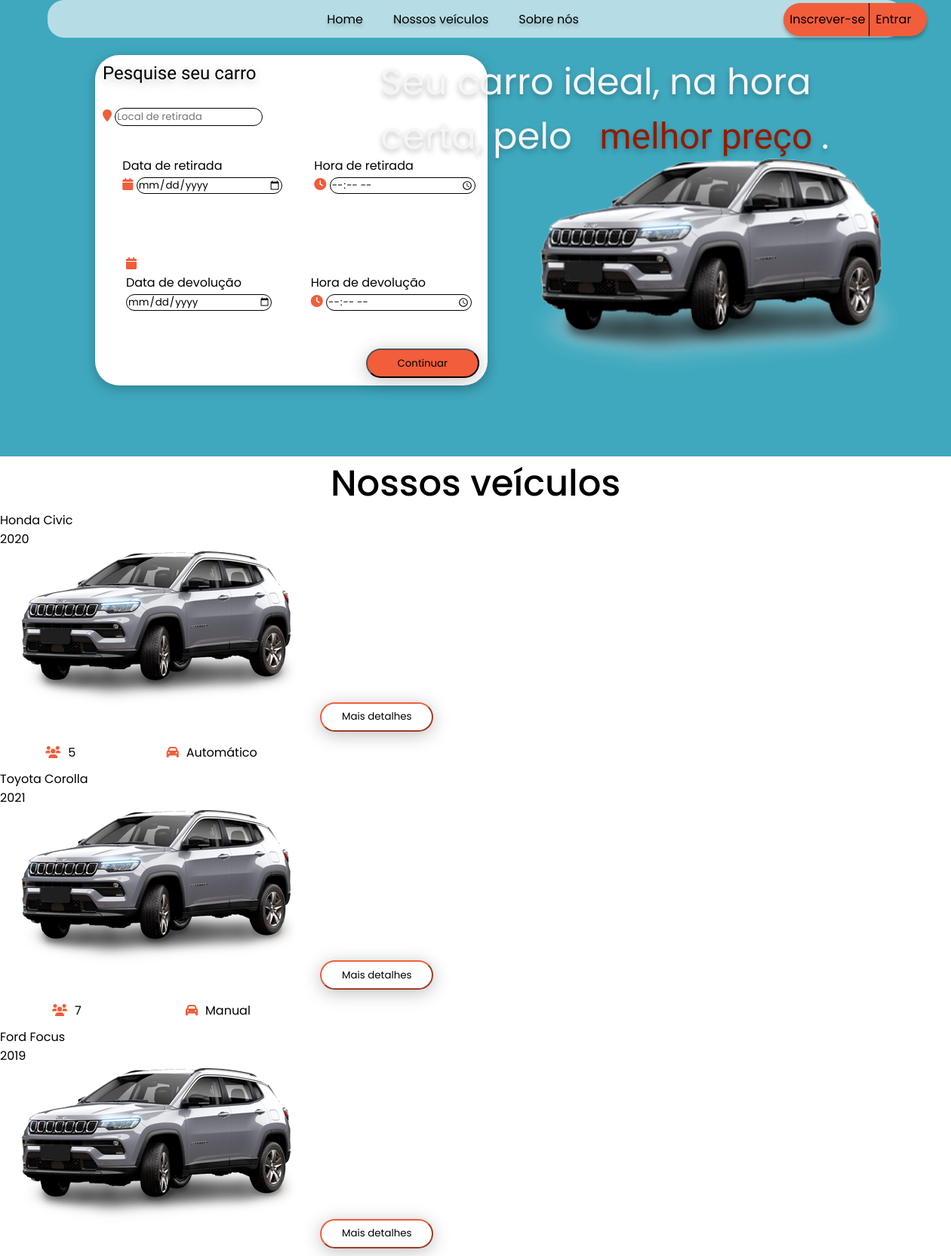
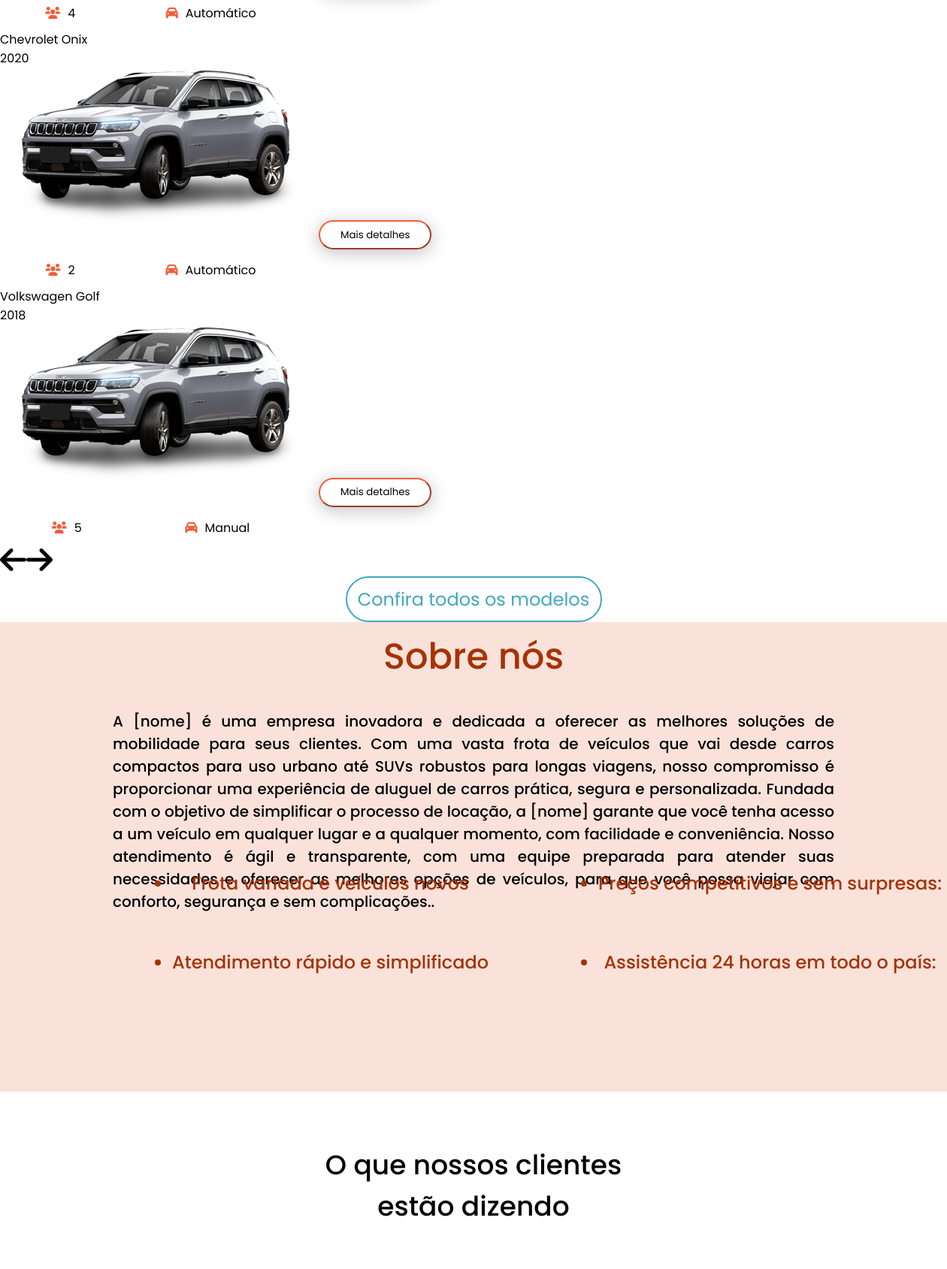
The page /public/index.php (upper part) on the database its author committed (2 pictures, top to bottom).
### tables this page shows
CREATE TABLE `veiculos` (
  `id_veiculo` int(11) NOT NULL,
  `marca` varchar(50) NOT NULL,
  `modelo` varchar(50) NOT NULL,
  `ano` int(11) NOT NULL,
  `placa` varchar(7) NOT NULL,
  `valor_diaria` decimal(10,2) NOT NULL,
  `status` enum('disponível','alugado','manutenção') DEFAULT 'disponível',
  `imagem` longblob DEFAULT NULL,
  `capacidade_pessoas` int(11) NOT NULL,
  `capacidade_bagageiro` decimal(5,2) NOT NULL,
  `cambio` varchar(20) NOT NULL,
  `combustivel` varchar(20) NOT NULL
);

### app/router.php (called while the page is built)
<?php
class Router {
    private $routes = [];
    public function addRoute($uri, $controller, $action) {
        $this->routes[$uri] = ['controller' => $controller, 'action' => $action];
    }
    public function resolve($uri) {
        if (array_key_exists($uri, $this->routes)) {
            return $this->routes[$uri];
        } else {
            return [
                'controller' => 'HomeController',
                'action' => 'index'
            ];
        }
    }
}

### app/controllers/HomeController.php (called while the page is built)
<?php
require_once(__DIR__.'/../repositories/CarRepository.php');
require_once("db.php");
class HomeController {
    private $car_repository;
    public function __construct() {
        global $db_conection;
        $this->car_repository = new CarRepository($db_conection);
    }
    public function index() {
        $carros = [];
        $i = 0;
        $id = 1;
        while ($i < 5) {
            $model = $this->car_repository->getCar($id);
            if (is_array($model) && !empty($model)) {
                $carro = [
                    "marca" => $model['marca'],
                    "modelo" => $model['modelo'],
                    "capacidade_pessoas" => $model['capacidade_pessoas'],
                    "ano" => $model['ano'],
                    "cambio" => $model['cambio'],
                    "id" => $model['id_veiculo']
                ];
                array_push($carros, $carro);
                $i++;
            }
            $id++;
        }
        require_once(__DIR__.'/../views/pagina_inicial.php');
    }
}

### app/repositories/CarRepository.php (called while the page is built, shortened)
<?php
class CarRepository{
    private $data_provider;
    public function __construct($dataProvider) {
        $this->data_provider = $dataProvider;
    }
    public function getCar($id_veiculo) {
        $sql = "SELECT * FROM veiculos WHERE id_veiculo = ?";
        $stmt = $this->data_provider->prepare($sql);
        $stmt->bind_param("i", $id_veiculo);
        $stmt->execute();
        $result = $stmt->get_result();
        if ($result->num_rows > 0) {
            return $result->fetch_assoc();
        } else {
            return null;
        }
    }
}

### app/views/pagina_inicial.php (the view, shortened to what this page needs)
<!DOCTYPE html>
<html>
  <head>
    <link rel="stylesheet" href="/aluguel-de-carros/public/assets/css/pagina_inicial.css" />
    <link rel="stylesheet" href="/aluguel-de-carros/public/assets/css/pagina_inicial.scss"/>
    <link rel="stylesheet" href="https://cdnjs.cloudflare.com/ajax/libs/font-awesome/6.0.0-beta3/css/all.min.css">
  </head>
  <body>
    <main>
        <div id="capa-inicial">
            <div class="overlap-group">
              <nav id="barra-de-pesquisa">
                <div id="nav-1">
                    <p>Home</p>
                    <p>Nossos veículos</p>
                    <p>Sobre nós</p>
                </div>
                <div id="nav-2">
                    <p><a href="/aluguel-de-carros/public/user/signup">Inscrever-se</a></p>
                    <p><a href="/aluguel-de-carros/public/login/index">Entrar</a></p>
                </div>
              </nav>
              <div id="pesquisa">
                <h3 id="titulo-pesquisa">Pesquise seu carro</h3>
                <div class="overlap-1">
                    <i class="fa fa-map-marker" aria-hidden="true"  style="color: #F25D3B;"></i>
                      <input type="text" name="local_retirada" id="local-retirada" placeholder="Local de retirada">
                </div>
                <div class="overlap-5">
                <div>
                  <p>Data de retirada</p>
                    <i class="fa fa-calendar" aria-hidden="true" style="color: #F25D3B;"></i>
                   <input type="date" name="data_retirada" id="data-retirada" placeholder="Data de retirada">
                </div>
                <div>
                  <p>Hora de retirada</p>
                <i class="fa fa-clock" aria-hidden="true" style="color: #F25D3B;"></i>
                                            <input type="time" name="hora_retirada" id="hora-retirada" placeholder="Hora de retirada">
                      </div>
                  </div>
                  <div class="overlap-3">
                    <div>
                      <i class="fa fa-calendar" aria-hidden="true" style="color: #F25D3B;"></i>
                      <p>Data de devolução</p>
                      <input type="date" name="data_devolucao" id="data-devolucao"placeholder="Data de devolução">
                    </div>
                    <div>
                        <p>Hora de devolução</p>
                        <i class="fa fa-clock" aria-hidden="true" style="color: #F25D3B;"></i>
                                            <input type="time" name="hora_devolucao" id="hora-devolucao" placeholder="Hora de devolução">
                      </div>
                  </div>
                  <button onclick="pesquisaRapida()"> Continuar</button>
              </div>
              <div class="overlap-6">
                <p id="seu-carro">
                  <span class="span">Seu carro ideal, na hora certa, pelo</span>
                  <span class="text-wrapper-12">&nbsp;</span>
                  <span id="estilo-texto-vermelho">melhor preço</span>
                  <span class="text-wrapper-12">.</span>
                </p>
                <img src="/aluguel-de-carros/public/assets/images/SAVE.png" alt="" srcset="" id="img-carro">
              </div>
            </div>
        </div>
        <h3 id="titulo-carrossel">Nossos veículos</h3>
        <div class="slider-container">
          <div class="slider-content">
                <?php foreach ($carros as $carro): ?>
                  <div class="slider-single">
                    <p id="marca_modelo"><?= $carro['marca'] .' '. $carro['modelo'] ?></p>
                    <p id="ano"><?= $carro['ano'] ?></p>
                      <img class="slider-single-image" src="/aluguel-de-carros/public/assets/images/SAVE.png" />
                     <button><a href="car/details?id=<?= $carro["id"]?>" style="text-decoration: none; color:black
                     ">Mais detalhes</a></button>
                      <div class="info-carro">
                        <p id="capacidade_passageiros" ><span><i class="fa fa-users" aria-hidden="true"></i></span><?= $carro['capacidade_pessoas'] ?></p>
                        <p id="direção"><span><i class="fa fa-car" aria-hidden="true"></i></span><?= $carro['cambio'] ?></p>
                      </div>
                  </div>
                  <?php endforeach; ?>
            </div>
      </div>
      <div id="btn-carrossel">
        <a href="car/index"><button> Confira todos os modelos </button></a>
      </div>
        <section id="sobre-nos">
          <h3>Sobre nós</h3>
          <p>A [nome] é uma empresa inovadora e dedicada a oferecer as melhores soluções de mobilidade para seus clientes. Com uma vasta frota de veículos que vai desde carros compactos para uso urbano até SUVs robustos para longas viagens, nosso compromisso é proporcionar uma experiência de aluguel de carros prática, segura e personalizada. Fundada com o objetivo de simplificar o processo de locação, a [nome] garante que você tenha acesso a um veículo em qualquer lugar e a qualquer momento, com facilidade e conveniência.
            Nosso atendimento é ágil e transparente, com uma equipe preparada para atender suas necessidades e oferecer as melhores opções de veículos, para que você possa viajar com conforto, segurança e sem complicações..</p>
          <ul id="ul1">
            <li>Frota variada e veículos novos</li>
            <li>Atendimento rápido e simplificado</li>
          </ul>
          <ul id="ul2">
            <li>Preços competitivos e sem surpresas:</li>
            <li>Assistência 24 horas em todo o país:</li>
          </ul>
        </section>
        <h3 id="header-coment">O que nossos clientes
          estão dizendo</h3>
        <section id="comentarios">
            <div class="bloco-de-comentario">
              <div class="comentario">
              </div>
            </div>
            <div class="bloco-de-comentario">
              <div class="comentario">
              </div>
            </div>
            <div class="bloco-de-comentario">
              <div class="comentario">
              </div>
            </div>
        </section>
    </main>
  </body>
</html>

### public/index.php (shortened to what this page needs)
<?php
require_once __DIR__ . '/../app/router.php';
require_once __DIR__ . '/../app/controllers/HomeController.php';
$router = new Router();
$router->addRoute('car/index', 'CarController', 'index');
$router->addRoute('rendimento/index', 'IncomeController', 'index');
$router->addRoute('car/listar', 'CarController', 'listarCarros');
$router->addRoute('car/add', 'CarController', 'addCarro');
$router->addRoute('usuarios/index', 'UserController', 'index');
$router->addRoute('user/delete', 'UserController', 'delete');
$router->addRoute('car/delete', 'CarController', 'deleteCarro');
$router->addRoute('login/verificar', 'LoginController', 'verificarLogin');
$router->addRoute('login/index', 'LoginController', 'index');
$router->addRoute('user/showProfile', 'UserController', 'showProfile');
$router->addRoute('user/signup', 'ClientController', 'index');
$router->addRoute('logout', 'LogoutController', 'logout');
$router->addRoute('car/details', 'CarController', 'showDetailCar');
$uri = parse_url($_SERVER['REQUEST_URI'], PHP_URL_PATH);
$base_path = '/aluguel-de-carros/public/';
if (strpos($uri, $base_path) === 0) {
    $uri = substr($uri, strlen($base_path));
}
$route = $router->resolve($uri);
$action = $route['action'];
$controller = new $controllerName();
if (method_exists($controller, $action)) {
    $controller->$action();
} else {
    http_response_code(404);
    echo "404 Not Found";
}

### rows shown on the page
veiculos: marca "Honda", modelo "Civic", ano "2020", capacidade_pessoas "5", cambio "Automático"
veiculos: marca "Toyota", modelo "Corolla", ano "2021", capacidade_pessoas "7", cambio "Manual"
veiculos: marca "Ford", modelo "Focus", ano "2019", capacidade_pessoas "4", cambio "Automático"
veiculos: marca "Chevrolet", modelo "Onix", ano "2020", capacidade_pessoas "2", cambio "Automático"
veiculos: marca "Volkswagen", modelo "Golf", ano "2018", capacidade_pessoas "5", cambio "Manual"
